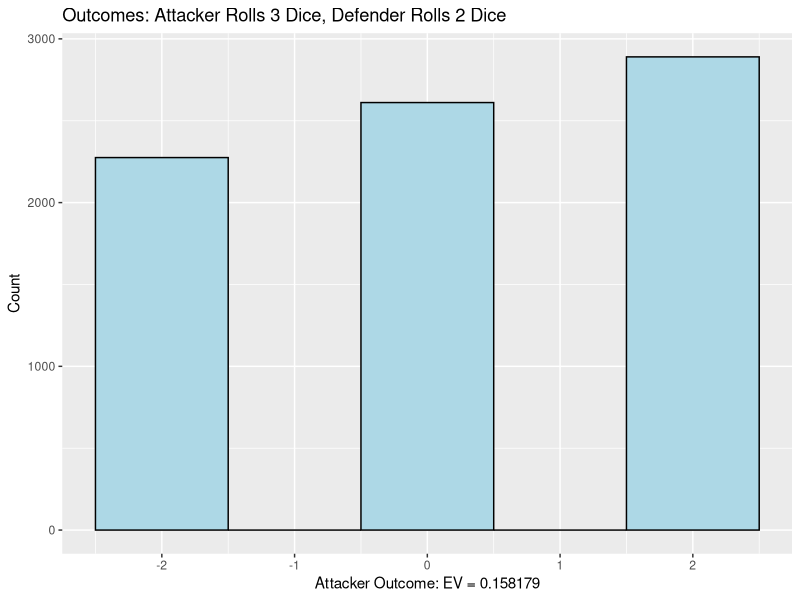

This chart was generated by the following R code:

# install.packages("ggplot2")

rolls <- expand.grid(1:6, 1:6, 1:6, 1:6, 1:6)

rolls$outcomes <- apply(rolls, 1, function(x) {
  att <- sort(x[1:3], decreasing = TRUE)
  def <- sort(x[4:5], decreasing = TRUE)
  return(ifelse(att[1] > def[1], 1, -1) + 
         ifelse(att[2] > def[2], 1, -1))
})

m <- mean(rolls$outcomes)

library(ggplot2)
ggplot(data = rolls, aes(rolls$outcomes)) + 
  geom_histogram(binwidth = 1, boundary = -0.5, fill="lightblue", col = "black") +
  labs(title = "Outcomes: Attacker Rolls 3 Dice, Defender Rolls 2 Dice") +
  labs(x = sprintf("Attacker Outcome: EV = %f", m), y = "Count")
